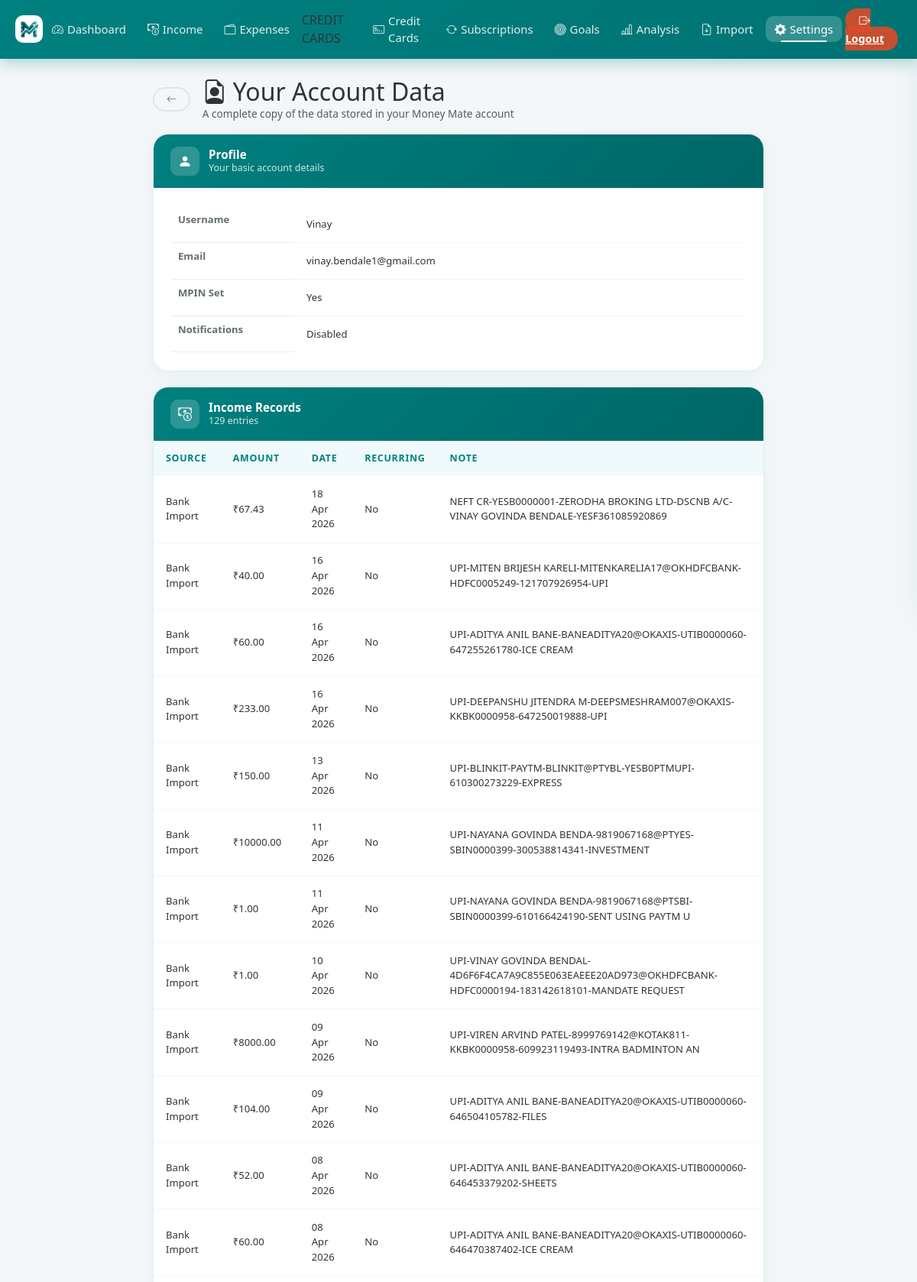
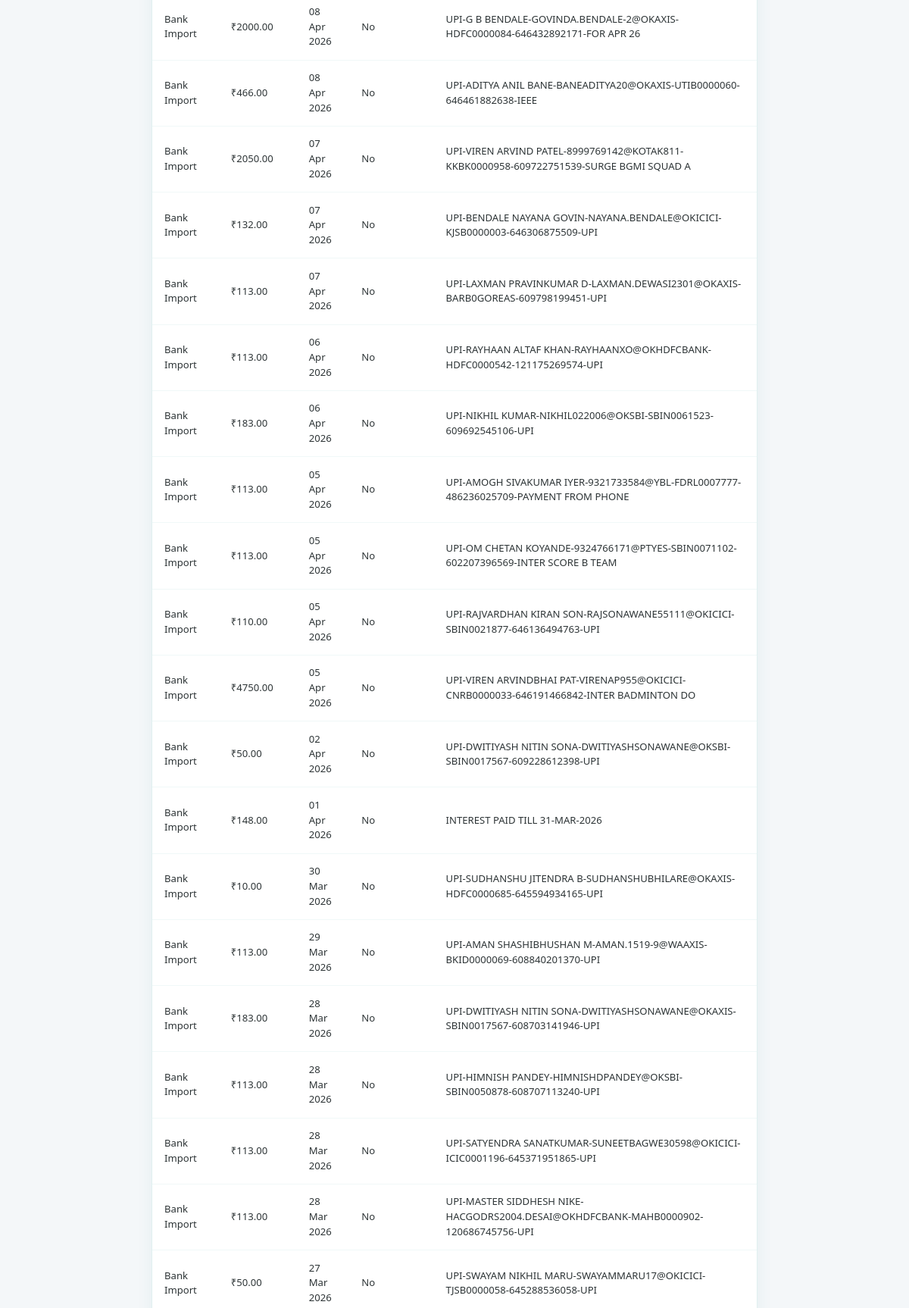
The page /request-account-info (signed in, upper part) on the database its author committed (2 pictures, top to bottom).
### models.py (models this page shows, shortened)
class User(UserMixin, db.Model):
    id = db.Column(db.Integer, primary_key=True)
    username = db.Column(db.String(80), unique=True, nullable=False, index=True)
    email = db.Column(db.String(120), unique=True, nullable=False, index=True)
    password = db.Column(db.String(256), nullable=False)
    mpin = db.Column(db.String(6), nullable=True)
    has_seen_tutorial = db.Column(db.Boolean, default=False, nullable=False)
    last_monthly_reset = db.Column(db.DateTime, nullable=True)
    notifications_enabled = db.Column(db.Boolean, default=True, nullable=False)
    savings_balance = db.Column(db.Float, default=0.0, nullable=False)
    goals_wants_pct = db.Column(db.Float, default=30.0, nullable=False)
    incomes = db.relationship("Income", backref="user", lazy="dynamic")
    expenses = db.relationship("Expense", backref="user", lazy="dynamic")
    goals = db.relationship("Goal", backref="user", lazy="dynamic")

class Income(db.Model):
    id = db.Column(db.Integer, primary_key=True)
    user_id = db.Column(
        db.Integer, db.ForeignKey("user.id"), nullable=False, index=True
    )
    source = db.Column(db.String(100), nullable=False)
    amount = db.Column(db.Float, nullable=False)
    date_received = db.Column(db.DateTime, default=_now, index=True)
    created_at = db.Column(db.DateTime, default=_now)
    description = db.Column(db.String(200))
    is_recurring = db.Column(db.Boolean, default=False)
    __table_args__ = (db.Index("ix_income_user_date", "user_id", "date_received"),)

### app.py (the view)
@app.route("/request-account-info")
@login_required
def request_account_info():
    incomes = (
        Income.query.filter_by(user_id=current_user.id)
        .order_by(Income.date_received.desc())
        .all()
    )
    expenses = (
        Expense.query.filter_by(user_id=current_user.id)
        .order_by(Expense.date.desc())
        .all()
    )
    goals = Goal.query.filter_by(user_id=current_user.id).all()
    return render_template(
        "account_info.html",
        incomes=incomes,
        expenses=expenses,
        goals=goals,
        now=datetime.now(timezone.utc).replace(tzinfo=None),
    )

### app.py (called while the page is built)
@login_manager.user_loader
def load_user(user_id):
    return db.session.get(User, int(user_id))

    def __call__(self, environ, start_response):
        if environ.get("PATH_INFO") not in self._PWA_PATHS:
            return self.wsgi_app(environ, start_response)
        def _start_response(status, headers, exc_info=None):
            out = []
            for name, value in headers:
                if name.lower() == "vary":
                    parts = [p.strip() for p in value.split(",")
                             if p.strip().lower() != "cookie"]
                    value = ", ".join(parts) or "Accept-Encoding"
                out.append((name, value))
            return start_response(status, out, exc_info)
        return self.wsgi_app(environ, _start_response)

### templates/account_info.html (shortened to what this page needs)
{% extends "base.html" %}
{% block content %}
<div class="info-wrap">
  <div class="page-header mb-3 d-flex align-items-center gap-3">
    <a href="{{ url_for('settings') }}" class="btn btn-outline-secondary btn-sm rounded-pill px-3">
      <i class="bi bi-arrow-left"></i>
    </a>
    <div>
      <h2 class="page-title mb-0"><i class="bi bi-file-earmark-person me-2"></i>Your Account Data</h2>
      <p class="text-muted mb-0" style="font-size:0.85rem;">A complete copy of the data stored in your Money Mate
        account</p>
    </div>
  </div>
  <div class="info-section-card">
    <div class="info-section-header">
      <div class="card-icon"><i class="bi bi-person-fill"></i></div>
      <div>
        <h5>Profile</h5>
        <p>Your basic account details</p>
      </div>
    </div>
    <div class="p-4">
      <table class="table info-table mb-0">
        <tr>
          <th style="width:160px;">Username</th>
          <td>{{ current_user.username }}</td>
        </tr>
        <tr>
          <th>Email</th>
          <td>{{ current_user.email }}</td>
        </tr>
        <tr>
          <th>MPIN Set</th>
          <td>{{ 'Yes' if current_user.mpin else 'No' }}</td>
        </tr>
        <tr>
          <th>Notifications</th>
          <td>{{ 'Enabled' if current_user.notifications_enabled else 'Disabled' }}</td>
        </tr>
      </table>
    </div>
  </div>
  <div class="info-section-card">
    <div class="info-section-header">
      <div class="card-icon"><i class="bi bi-cash-coin"></i></div>
      <div>
        <h5>Income Records</h5>
        <p>{{ incomes|length }} entries</p>
      </div>
    </div>
    {% if incomes %}
    <div class="table-responsive">
      <table class="table info-table mb-0">
        <thead>
          <tr>
            <th>Source</th>
            <th>Amount</th>
            <th>Date</th>
            <th>Recurring</th>
            <th>Note</th>
          </tr>
        </thead>
        <tbody>
          {% for i in incomes %}
          <tr>
            <td>{{ i.source }}</td>
            <td>₹{{ "%.2f"|format(i.amount) }}</td>
            <td>{{ i.date_received.strftime('%d %b %Y') }}</td>
            <td>{{ 'Yes' if i.is_recurring else 'No' }}</td>
            <td>{{ i.description or '—' }}</td>
          </tr>
          {% endfor %}
        </tbody>
      </table>
    </div>
    {% else %}
    <p class="empty-info">No income records found.</p>
    {% endif %}
  </div>
</div>
{% endblock %}

### static/style.css (style rules this page uses)
:root { --brand-primary: #008080; --brand-secondary: #80BFBF; --brand-accent: #00b894; --brand-danger: #FF924D; --brand-warning: #f39c12; --brand-info: #0984e3; --gradient-brand: linear-gradient(135deg, #008080 0%, #006666 100%); --gradient-green: linear-gradient(135deg, #00b894 0%, #55efc4 100%); --gradient-red: linear-gradient(135deg, #FF924D 0%, #FFB380 100%); --gradient-orange: linear-gradient(135deg, #f39c12 0%, #fdcb6e 100%); --gradient-blue: linear-gradient(135deg, #0984e3 0%, #74b9ff 100%); --bg-page: #f4f7f9; --bg-card: rgba(255, 255, 255, 0.97); --bg-card-hover: #fff; --text-primary: #2d3436; --text-secondary: #636e72; --text-muted: #b2bec3; --border-color: rgba(0, 128, 128, 0.12); --shadow-sm: 0 2px 12px rgba(0, 128, 128, 0.08); --shadow-md: 0 8px 30px rgba(0, 128, 128, 0.12); --shadow-lg: 0 20px 50px rgba(0, 128, 128, 0.18); --shadow-hover: 0 15px 40px rgba(0, 128, 128, 0.22); --radius-sm: 10px; --radius-md: 16px; --radius-lg: 24px; --radius-pill: 50px; --transition: all 0.28s cubic-bezier(0.4, 0, 0.2, 1); }
html { scroll-behavior: smooth; }
*, *::before, *::after { box-sizing: border-box; }
body { background: var(--bg-page); font-family: 'Segoe UI', system-ui, -apple-system, sans-serif; color: var(--text-primary); min-height: 100vh; display: flex; flex-direction: column; transition: background 0.3s, color 0.3s; }
.btn { border-radius: var(--radius-sm); font-weight: 600; font-size: 0.9rem; transition: var(--transition); position: relative; overflow: hidden; border: none; cursor: pointer; }
.btn::after { content: ''; position: absolute; inset: 0; background: rgba(255, 255, 255, 0); transition: var(--transition); }
.btn-outline-secondary { border: 2px solid var(--border-color); color: var(--text-secondary); background: transparent; }
.btn-sm { font-size: 0.8rem; padding: 0.3rem 0.85rem; }
.table { margin: 0; font-size: 0.9rem; }
.table thead th { background: #f0f9fb; color: var(--brand-primary); font-weight: 700; font-size: 0.78rem; text-transform: uppercase; letter-spacing: 0.7px; border: none; padding: 0.85rem 1rem; }
.table tbody td { padding: 0.85rem 1rem; border-bottom: 1px solid rgba(0, 128, 128, 0.06); vertical-align: middle; color: var(--text-primary); }
.table tbody tr:last-child td { border-bottom: none; }
.btn { position: relative; overflow: hidden; }
body { padding-left: env(safe-area-inset-left, 0px); padding-right: env(safe-area-inset-right, 0px); }

### templates/account_info.html (style rules this page uses)
.info-wrap { max-width: 800px; margin: 0 auto; }
.info-section-card { border-radius: 20px; border: 1.5px solid var(--border-color); background: var(--bg-card); overflow: hidden; margin-bottom: 20px; box-shadow: 0 4px 20px rgba(0, 128, 128, 0.07); }
.info-section-header { background: var(--gradient-brand); color: white; padding: 16px 22px; display: flex; align-items: center; gap: 12px; }
.info-section-header .card-icon { width: 38px; height: 38px; background: rgba(255, 255, 255, 0.18); border-radius: 10px; display: flex; align-items: center; justify-content: center; font-size: 1.1rem; flex-shrink: 0; }
.info-section-header h5 { font-weight: 700; margin: 0; font-size: 0.95rem; }
.info-section-header p { margin: 0; opacity: 0.82; font-size: 0.78rem; }
.info-table { font-size: 0.82rem; }
.info-table th { font-weight: 600; color: var(--text-secondary); border-color: var(--border-color); }
.info-table td { color: var(--text-primary); border-color: var(--border-color); }

### rows shown on the page
User: username "Vinay", email "vinay.bendale1@gmail.com", mpin "Yes", notifications_enabled "Disabled"
Income: source "Bank Import", amount "67.43", date_received "18 Apr 2026", is_recurring "No", description "NEFT CR-YESB0000001-ZERODHA BROKING LTD-DSCNB A/C-VINAY GOVINDA BENDALE-YESF361085920869"
Income: source "Bank Import", amount "40.00", date_received "16 Apr 2026", is_recurring "No", description "UPI-MITEN BRIJESH KARELI-MITENKARELIA17@OKHDFCBANK-HDFC0005249-121707926954-UPI"
Income: source "Bank Import", amount "60.00", date_received "16 Apr 2026", is_recurring "No", description "UPI-ADITYA ANIL BANE-BANEADITYA20@OKAXIS-UTIB0000060-647255261780-ICE CREAM"
Income: source "Bank Import", amount "233.00", date_received "16 Apr 2026", is_recurring "No", description "UPI-DEEPANSHU JITENDRA M-DEEPSMESHRAM007@OKAXIS-KKBK0000958-647250019888-UPI"
Income: source "Bank Import", amount "150.00", date_received "13 Apr 2026", is_recurring "No", description "UPI-BLINKIT-PAYTM-BLINKIT@PTYBL-YESB0PTMUPI-610300273229-EXPRESS"
Income: source "Bank Import", amount "10000.00", date_received "11 Apr 2026", is_recurring "No", description "UPI-NAYANA GOVINDA BENDA-9819067168@PTYES-SBIN0000399-300538814341-INVESTMENT"
Income: source "Bank Import", amount "1.00", date_received "11 Apr 2026", is_recurring "No", description "UPI-NAYANA GOVINDA BENDA-9819067168@PTSBI-SBIN0000399-610166424190-SENT USING PAYTM U"
Income: source "Bank Import", amount "1.00", date_received "10 Apr 2026", is_recurring "No", description "UPI-VINAY GOVINDA BENDAL-4D6F6F4CA7A9C855E063EAEEE20AD973@OKHDFCBANK-HDFC0000194-183142618101-MANDATE REQUEST"
Income: source "Bank Import", amount "8000.00", date_received "09 Apr 2026", is_recurring "No", description "UPI-VIREN ARVIND PATEL-8999769142@KOTAK811-KKBK0000958-609923119493-INTRA BADMINTON AN"
Income: source "Bank Import", amount "104.00", date_received "09 Apr 2026", is_recurring "No", description "UPI-ADITYA ANIL BANE-BANEADITYA20@OKAXIS-UTIB0000060-646504105782-FILES"
Income: source "Bank Import", amount "52.00", date_received "08 Apr 2026", is_recurring "No", description "UPI-ADITYA ANIL BANE-BANEADITYA20@OKAXIS-UTIB0000060-646453379202-SHEETS"
Income: source "Bank Import", amount "60.00", date_received "08 Apr 2026", is_recurring "No", description "UPI-ADITYA ANIL BANE-BANEADITYA20@OKAXIS-UTIB0000060-646470387402-ICE CREAM"
Income: source "Bank Import", amount "2000.00", date_received "08 Apr 2026", is_recurring "No", description "UPI-G B BENDALE-GOVINDA.BENDALE-2@OKAXIS-HDFC0000084-646432892171-FOR APR 26"
Income: source "Bank Import", amount "466.00", date_received "08 Apr 2026", is_recurring "No", description "UPI-ADITYA ANIL BANE-BANEADITYA20@OKAXIS-UTIB0000060-646461882638-IEEE"
Income: source "Bank Import", amount "2050.00", date_received "07 Apr 2026", is_recurring "No", description "UPI-VIREN ARVIND PATEL-8999769142@KOTAK811-KKBK0000958-609722751539-SURGE BGMI SQUAD A"
Income: source "Bank Import", amount "132.00", date_received "07 Apr 2026", is_recurring "No", description "UPI-BENDALE NAYANA GOVIN-NAYANA.BENDALE@OKICICI-KJSB0000003-646306875509-UPI"
Income: source "Bank Import", amount "113.00", date_received "07 Apr 2026", is_recurring "No", description "UPI-LAXMAN PRAVINKUMAR D-LAXMAN.DEWASI2301@OKAXIS-BARB0GOREAS-609798199451-UPI"
Income: source "Bank Import", amount "113.00", date_received "06 Apr 2026", is_recurring "No", description "UPI-RAYHAAN ALTAF KHAN-RAYHAANXO@OKHDFCBANK-HDFC0000542-121175269574-UPI"
Income: source "Bank Import", amount "183.00", date_received "06 Apr 2026", is_recurring "No", description "UPI-NIKHIL KUMAR-NIKHIL022006@OKSBI-SBIN0061523-609692545106-UPI"
Income: source "Bank Import", amount "113.00", date_received "05 Apr 2026", is_recurring "No", description "UPI-AMOGH SIVAKUMAR IYER-9321733584@YBL-FDRL0007777-486236025709-PAYMENT FROM PHONE"
Income: source "Bank Import", amount "113.00", date_received "05 Apr 2026", is_recurring "No", description "UPI-OM CHETAN KOYANDE-9324766171@PTYES-SBIN0071102-602207396569-INTER SCORE B TEAM"
Income: source "Bank Import", amount "110.00", date_received "05 Apr 2026", is_recurring "No", description "UPI-RAJVARDHAN KIRAN SON-RAJSONAWANE55111@OKICICI-SBIN0021877-646136494763-UPI"
Income: source "Bank Import", amount "4750.00", date_received "05 Apr 2026", is_recurring "No", description "UPI-VIREN ARVINDBHAI PAT-VIRENAP955@OKICICI-CNRB0000033-646191466842-INTER BADMINTON DO"
Income: source "Bank Import", amount "50.00", date_received "02 Apr 2026", is_recurring "No", description "UPI-DWITIYASH NITIN SONA-DWITIYASHSONAWANE@OKSBI-SBIN0017567-609228612398-UPI"
Income: source "Bank Import", amount "148.00", date_received "01 Apr 2026", is_recurring "No", description "INTEREST PAID TILL 31-MAR-2026"
Income: source "Bank Import", amount "10.00", date_received "30 Mar 2026", is_recurring "No", description "UPI-SUDHANSHU JITENDRA B-SUDHANSHUBHILARE@OKAXIS-HDFC0000685-645594934165-UPI"
Income: source "Bank Import", amount "113.00", date_received "29 Mar 2026", is_recurring "No", description "UPI-AMAN SHASHIBHUSHAN M-AMAN.1519-9@WAAXIS-BKID0000069-608840201370-UPI"
Income: source "Bank Import", amount "183.00", date_received "28 Mar 2026", is_recurring "No", description "UPI-DWITIYASH NITIN SONA-DWITIYASHSONAWANE@OKAXIS-SBIN0017567-608703141946-UPI"
Income: source "Bank Import", amount "113.00", date_received "28 Mar 2026", is_recurring "No", description "UPI-HIMNISH PANDEY-HIMNISHDPANDEY@OKSBI-SBIN0050878-608707113240-UPI"
Income: source "Bank Import", amount "113.00", date_received "28 Mar 2026", is_recurring "No", description "UPI-SATYENDRA SANATKUMAR-SUNEETBAGWE30598@OKICICI-ICIC0001196-645371951865-UPI"
Income: source "Bank Import", amount "113.00", date_received "28 Mar 2026", is_recurring "No", description "UPI-MASTER SIDDHESH NIKE-HACGODRS2004.DESAI@OKHDFCBANK-MAHB0000902-120686745756-UPI"
Income: source "Bank Import", amount "50.00", date_received "27 Mar 2026", is_recurring "No", description "UPI-SWAYAM NIKHIL MARU-SWAYAMMARU17@OKICICI-TJSB0000058-645288536058-UPI"

### other values the page prints
{{ incomes|length }} "129"
